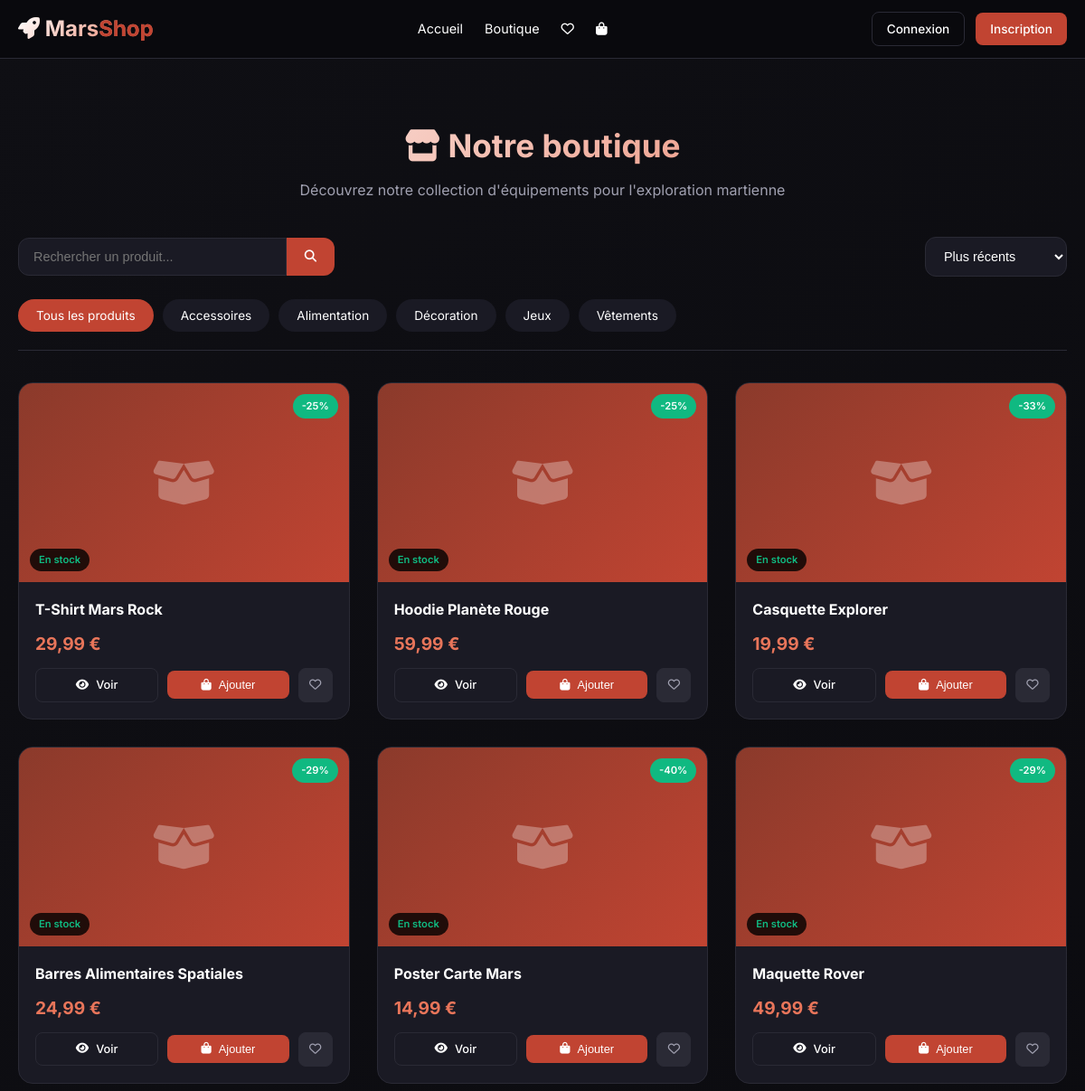
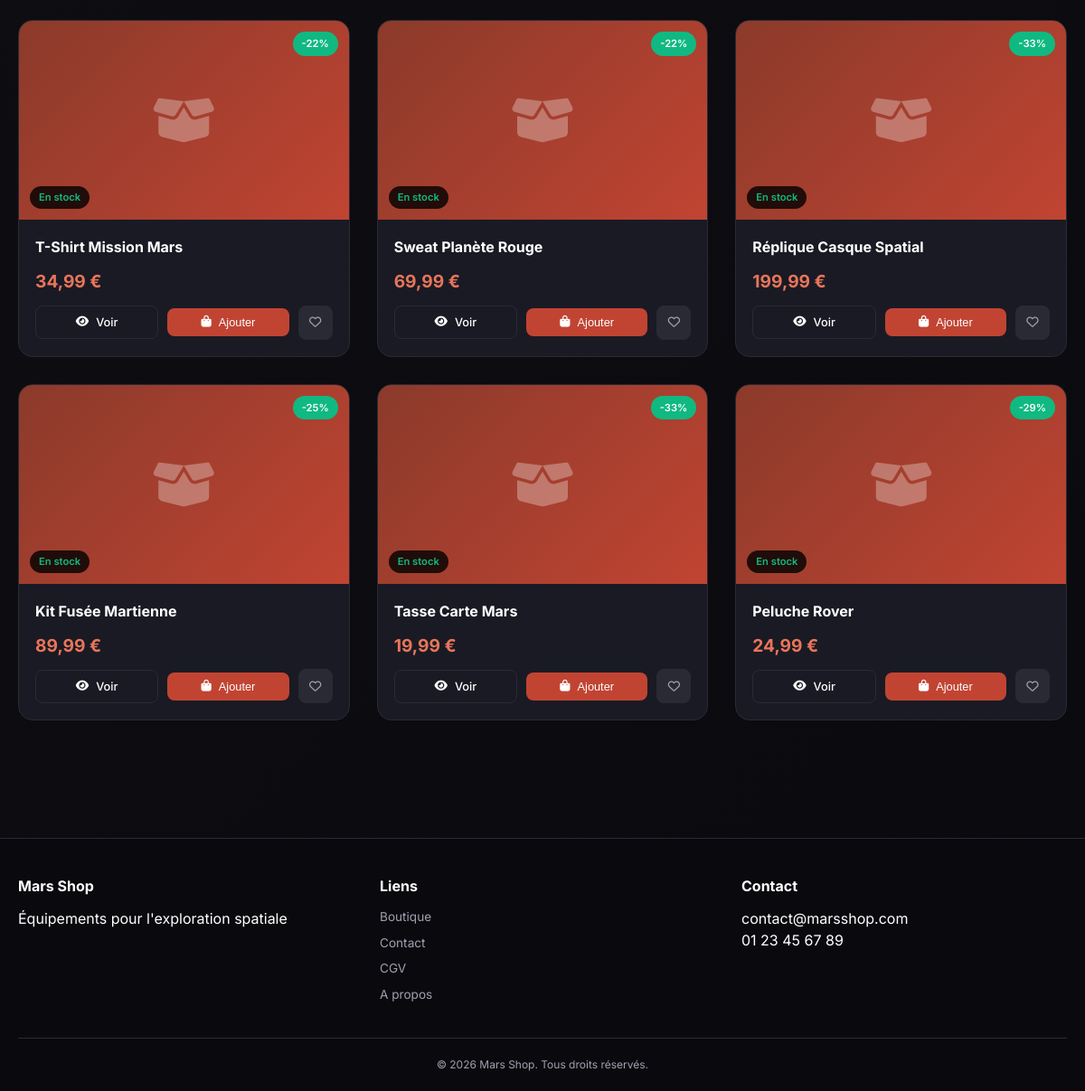
The page /shop.php on the database its author committed (2 pictures, top to bottom).
### tables this page shows
CREATE TABLE products (
    id INT AUTO_INCREMENT PRIMARY KEY,
    name VARCHAR(200) NOT NULL,
    slug VARCHAR(200) UNIQUE NOT NULL,
    description TEXT,
    short_description VARCHAR(500),
    price DECIMAL(10,2) NOT NULL,
    compare_price DECIMAL(10,2) DEFAULT NULL,
    stock INT DEFAULT 0,
    image VARCHAR(255),
    images TEXT,
    category VARCHAR(100),
    tags VARCHAR(255),
    is_featured BOOLEAN DEFAULT FALSE,
    is_active BOOLEAN DEFAULT TRUE,
    views INT DEFAULT 0,
    created_at TIMESTAMP DEFAULT CURRENT_TIMESTAMP,
    updated_at TIMESTAMP DEFAULT CURRENT_TIMESTAMP ON UPDATE CURRENT_TIMESTAMP,
    INDEX idx_category (category),
    INDEX idx_price (price),
    INDEX idx_featured (is_featured),
    FULLTEXT INDEX idx_search (name, description, category)
);

### includes/functions.php (called while the page is built, shortened)
<?php
function formatPrice(float $price): string {
    return number_format($price, 2, ',', ' ') . ' €';
}
function clean(?string $string): string {
    return htmlspecialchars($string ?? '', ENT_QUOTES, 'UTF-8');
}

### shop.php (the view, shortened to what this page needs)
<?php
require_once 'includes/header.php';
require_once 'includes/functions.php';
$conn = getConnection();
$category = isset($_GET['category']) ? clean($_GET['category']) : '';
$search = isset($_GET['search']) ? clean($_GET['search']) : '';
$sort = isset($_GET['sort']) ? $_GET['sort'] : 'newest';
$page = isset($_GET['page']) ? max(1, (int)$_GET['page']) : 1;
$per_page = 12;
$offset = ($page - 1) * $per_page;
$sql = "SELECT p.*,
               (SELECT image_path FROM product_images WHERE product_id = p.id AND is_primary = 1 LIMIT 1) as primary_image
        FROM products p
        WHERE p.is_active = 1";
$params = [];
switch ($sort) {
    default:
        $sql .= " ORDER BY p.created_at DESC";
        break;
}
$sql .= " LIMIT ? OFFSET ?";
$params[] = $per_page;
$params[] = $offset;
$stmt = $conn->prepare($sql);
$stmt->execute($params);
$products = $stmt->fetchAll();
$stmt_cats = $conn->query("SELECT DISTINCT category FROM products WHERE is_active = 1 ORDER BY category");
$categories = $stmt_cats->fetchAll();
$wishlist_ids = [];
?>
<!DOCTYPE html>
<html lang="fr">
<head>
</head>
<body>
<?php require_once 'includes/header.php'; ?>
<main>
    <div class="shop-page">
        <div class="container">
            <div class="shop-header">
                <h1><i class="fas fa-store"></i> Notre boutique</h1>
                <p>Découvrez notre collection d'équipements pour l'exploration martienne</p>
            </div>
            <div class="shop-filters">
                <form method="GET" class="search-form" id="searchForm">
                    <input type="text" name="search" placeholder="Rechercher un produit..." value="<?php echo clean($search); ?>">
                    <button type="submit"><i class="fas fa-search"></i></button>
                </form>
                <select id="sort-select" class="sort-select">
                    <option value="newest" <?php echo $sort == 'newest' ? 'selected' : ''; ?>>Plus récents</option>
                </select>
            </div>
            <div class="categories-filter">
                <a href="shop.php" class="<?php echo !$category ? 'active' : ''; ?>">Tous les produits</a>
                <?php foreach($categories as $cat): ?>
                <a href="?category=<?php echo urlencode($cat['category']); ?>&search=<?php echo urlencode($search); ?>&sort=<?php echo $sort; ?>"
                   class="<?php echo $category == $cat['category'] ? 'active' : ''; ?>">
                    <?php echo clean($cat['category']); ?>
                </a>
                <?php endforeach; ?>
            </div>
            <?php if(count($products) > 0): ?>
            <div class="products-grid">
                <?php foreach($products as $product): ?>
                <div class="product-card" data-product-id="<?php echo $product['id']; ?>">
                    <?php if($product['compare_price'] && $product['compare_price'] > $product['price']): ?>
                    <div class="product-badge">-<?php echo round((1 - $product['price']/$product['compare_price']) * 100); ?>%</div>
                    <?php endif; ?>
                    <div class="product-image">
                        <?php if(!empty($product['primary_image']) && file_exists('uploads/products/' . $product['primary_image'])): ?>
                            <img src="uploads/products/<?php echo $product['primary_image']; ?>" alt="<?php echo clean($product['name']); ?>" loading="lazy">
                        <?php elseif(!empty($product['image']) && file_exists('uploads/products/' . $product['image'])): ?>
                            <img src="uploads/products/<?php echo $product['image']; ?>" alt="<?php echo clean($product['name']); ?>" loading="lazy">
                        <?php else: ?>
                            <i class="fas fa-box-open"></i>
                        <?php endif; ?>
                        <?php if($product['stock'] <= 0): ?>
                        <div class="stock-badge out-stock">Rupture</div>
                        <?php elseif($product['stock'] < 5): ?>
                        <div class="stock-badge low-stock">Plus que <?php echo $product['stock']; ?></div>
                        <?php else: ?>
                        <div class="stock-badge in-stock">En stock</div>
                        <?php endif; ?>
                    </div>
                    <div class="product-info">
                        <h3><a href="product.php?id=<?php echo $product['id']; ?>"><?php echo clean($product['name']); ?></a></h3>
                        <div class="product-price">
                            <?php echo formatPrice($product['price']); ?>
                        </div>
                        <div class="product-actions">
                            <a href="product.php?id=<?php echo $product['id']; ?>" class="btn-secondary btn-sm">
                                <i class="fas fa-eye"></i> Voir
                            </a>
                            <?php if($product['stock'] > 0): ?>
                            <button class="btn-primary btn-sm add-to-cart-btn" data-product-id="<?php echo $product['id']; ?>">
                                <i class="fas fa-shopping-bag"></i> Ajouter
                            </button>
                            <?php else: ?>
                            <button class="btn-secondary btn-sm" disabled style="opacity:0.5;">
                                <i class="fas fa-times"></i> Indisponible
                            </button>
                            <?php endif; ?>
                            <button class="wishlist-btn-sm <?php echo in_array($product['id'], $wishlist_ids) ? 'active' : ''; ?>"
                                    data-product-id="<?php echo $product['id']; ?>"
                                    title="<?php echo in_array($product['id'], $wishlist_ids) ? 'Retirer des favoris' : 'Ajouter aux favoris'; ?>">
                                <i class="<?php echo in_array($product['id'], $wishlist_ids) ? 'fas' : 'far'; ?> fa-heart"></i>
                            </button>
                        </div>
                    </div>
                </div>
                <?php endforeach; ?>
            </div>
            <?php endif; ?>
        </div>
    </div>
</main>
<?php require_once 'includes/footer.php'; ?>
</body>
</html>

### assets/css/style.css (style rules this page uses)
:root { --primary: #c14432; --primary-dark: #8b3a2b; --primary-light: #e8755a; --dark: #0f0f14; --darker: #0a0a0e; --gray: #1a1a24; --gray-light: #2a2a35; --text: #ffffff; --text-muted: #a0a0b0; --border: #2a2a35; --success: #10b981; --error: #ef4444; --warning: #f59e0b; --shadow: 0 2px 8px rgba(0,0,0,0.3); --shadow-lg: 0 4px 20px rgba(0,0,0,0.4); --radius: 10px; --radius-lg: 16px; }
* { margin: 0; padding: 0; box-sizing: border-box; }
body { font-family: 'Inter', sans-serif; background: linear-gradient(135deg, var(--dark) 0%, var(--darker) 100%); color: var(--text); line-height: 1.5; min-height: 100vh; }
.container { max-width: 1280px; margin: 0 auto; padding: 0 20px; }
.btn, .btn-primary, .btn-secondary { display: inline-flex; align-items: center; justify-content: center; gap: 8px; padding: 10px 20px; border-radius: 8px; font-weight: 500; text-decoration: none; transition: all 0.2s; cursor: pointer; border: none; font-size: 0.9rem; }
.btn-primary { background: var(--primary); color: white; }
.btn-secondary { background: transparent; border: 1px solid var(--border); color: var(--text); }
.btn-sm { padding: 6px 12px; font-size: 0.8rem; }
.products-grid { display: grid; grid-template-columns: repeat(auto-fill, minmax(260px, 1fr)); gap: 24px; margin-top: 24px; }
.product-card { background: var(--gray); border-radius: var(--radius-lg); overflow: hidden; transition: transform 0.2s, box-shadow 0.2s; border: 1px solid var(--border); }
.product-image { height: 200px; background: linear-gradient(135deg, var(--primary-dark), var(--primary)); display: flex; align-items: center; justify-content: center; font-size: 3rem; position: relative; }
.product-badge { position: absolute; top: 12px; right: 12px; background: var(--success); color: white; padding: 4px 8px; border-radius: 20px; font-size: 0.7rem; font-weight: 600; }
.product-info { padding: 16px; }
.product-price { font-size: 1.3rem; font-weight: 700; color: var(--primary-light); margin: 12px 0; }
.product-actions { display: flex; gap: 8px; margin-top: 12px; }
.product-actions .btn-secondary, .product-actions .btn-primary { flex: 1; padding: 8px; font-size: 0.8rem; }

### rows shown on the page
products: (1 - $product['price']/$product['compare_price']) * 100 "25", stock "En stock", name "T-Shirt Mars Rock", price "29,99 €"
products: (1 - $product['price']/$product['compare_price']) * 100 "25", stock "En stock", name "Hoodie Planète Rouge", price "59,99 €"
products: (1 - $product['price']/$product['compare_price']) * 100 "33", stock "En stock", name "Casquette Explorer", price "19,99 €"
products: (1 - $product['price']/$product['compare_price']) * 100 "29", stock "En stock", name "Barres Alimentaires Spatiales", price "24,99 €"
products: (1 - $product['price']/$product['compare_price']) * 100 "40", stock "En stock", name "Poster Carte Mars", price "14,99 €"
products: (1 - $product['price']/$product['compare_price']) * 100 "29", stock "En stock", name "Maquette Rover", price "49,99 €"
products: (1 - $product['price']/$product['compare_price']) * 100 "22", stock "En stock", name "T-Shirt Mission Mars", price "34,99 €"
products: (1 - $product['price']/$product['compare_price']) * 100 "22", stock "En stock", name "Sweat Planète Rouge", price "69,99 €"
products: (1 - $product['price']/$product['compare_price']) * 100 "33", stock "En stock", name "Réplique Casque Spatial", price "199,99 €"
products: (1 - $product['price']/$product['compare_price']) * 100 "25", stock "En stock", name "Kit Fusée Martienne", price "89,99 €"
products: (1 - $product['price']/$product['compare_price']) * 100 "33", stock "En stock", name "Tasse Carte Mars", price "19,99 €"
products: (1 - $product['price']/$product['compare_price']) * 100 "29", stock "En stock", name "Peluche Rover", price "24,99 €"

### other values the page prints
$cat['category'] "Accessoires"
$cat['category'] "Alimentation"
$cat['category'] "Décoration"
$cat['category'] "Jeux"
$cat['category'] "Vêtements"
